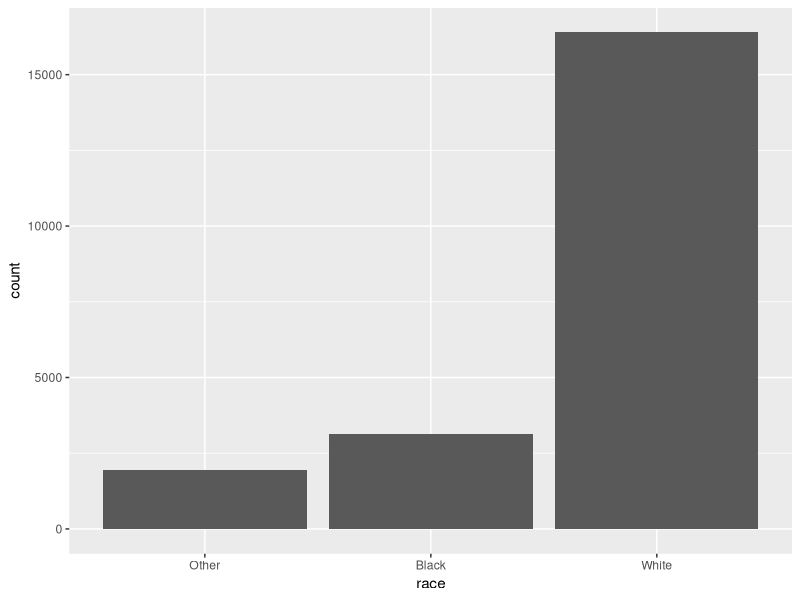
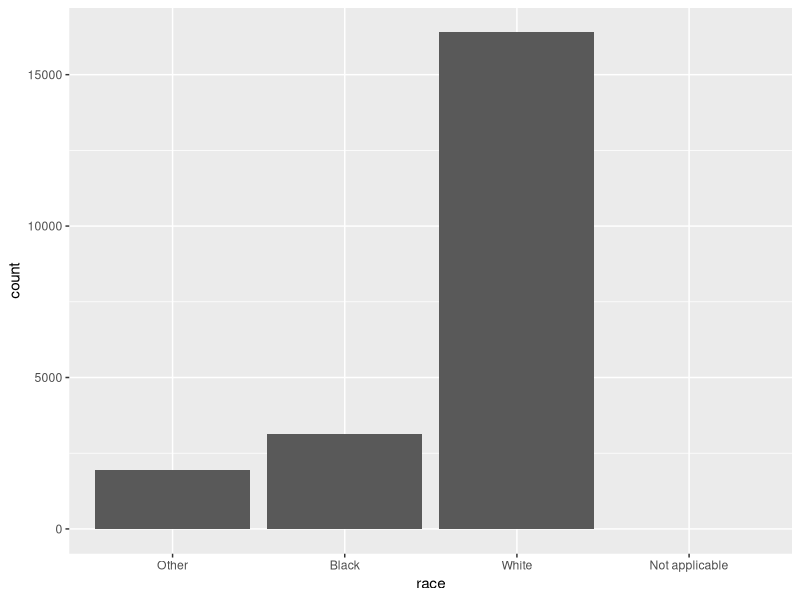
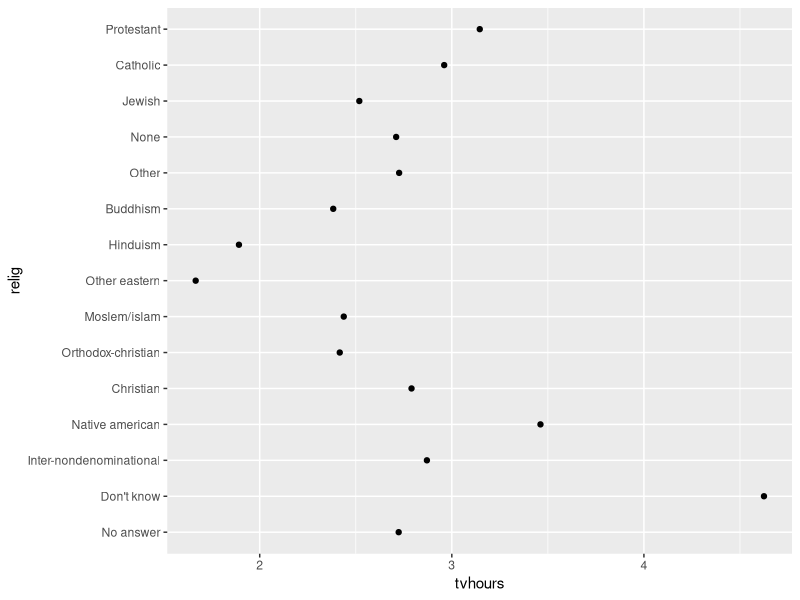
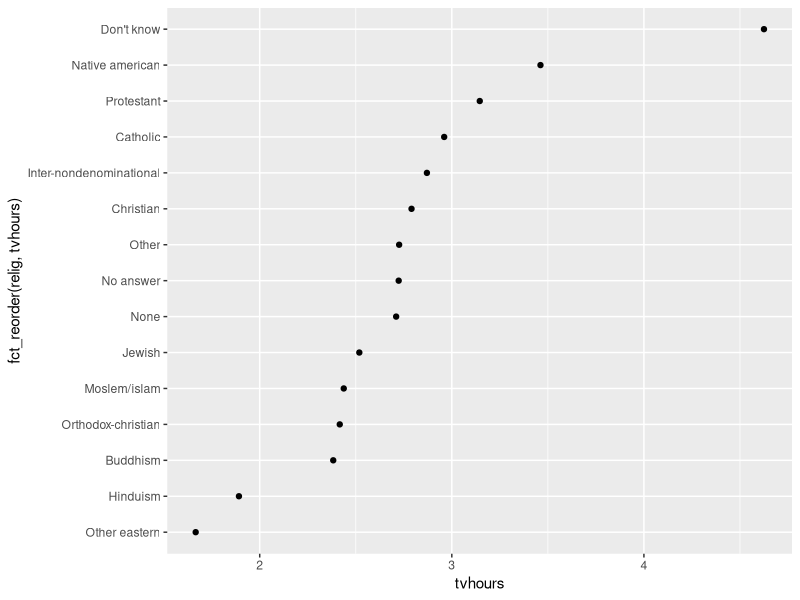
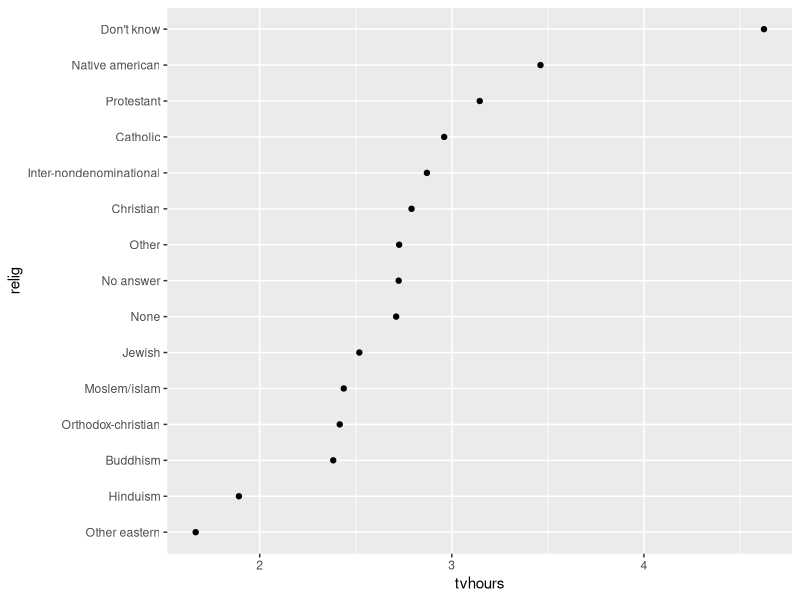
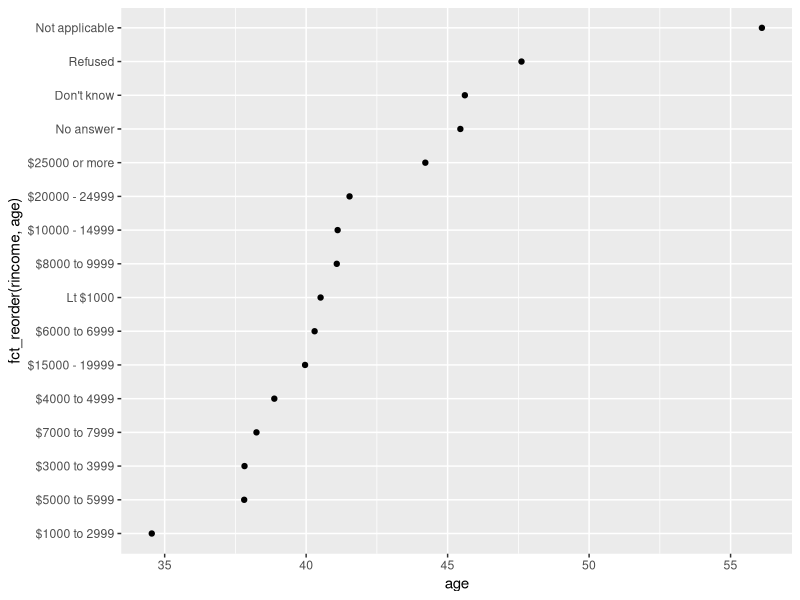
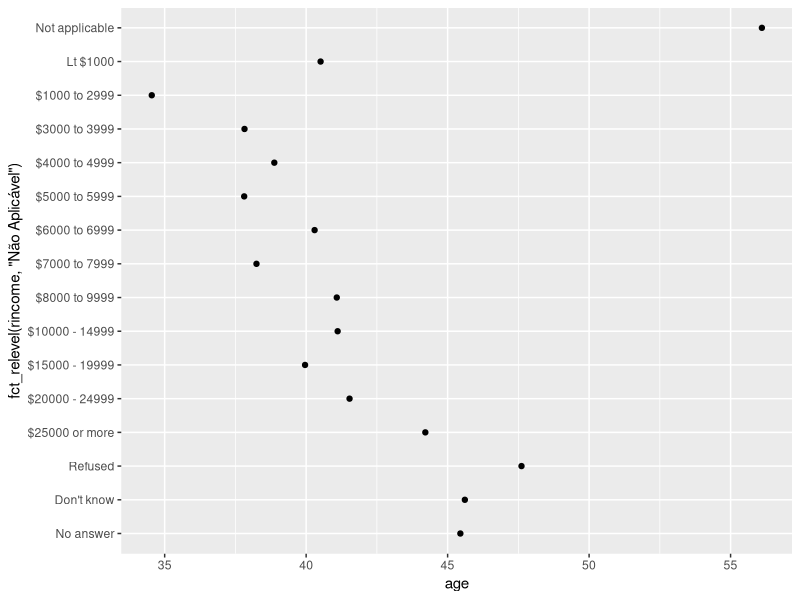
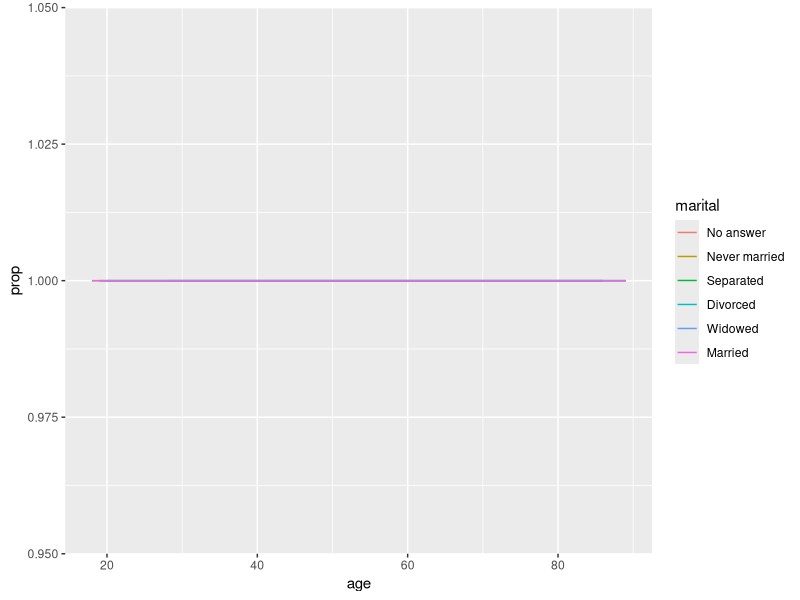

The R source for these figures, in order:
############ INTRODUÇÃO
# Este capítulo apresenta fatores são usados para trabalhar com variáveis
# categóricas, que têm um conjunto fixo e conhecido de valores possíveis.
# Eles também são úteis quando você quer exibir vetores de caracteres em 
# ordem não alfabética.

########## PRÉ-REQUISITOS
# Este capítulo trabalhará com fatores, será usado o pacote fatores, que 
# fornece ferramentas para lidar com variáveis categóricas(e é um anagrama de
# factors!). Forcats não faz parte do núcleo do tidyverse, então será 
# necessário carregá-lo especificamente.

library(tidyverse)
library(forcats)

##### CRIANDO FATORES
# Imagina uma variável que registra o mês

x1 <- c("Dez", "Abr", "Jan", "Mar")

# Usar uma string para registrar essa variável geram dois problemas:
# 1. Há apenas 12 meses possíveis, e não há nada que lhe salve de erros de 
# digitação
x2 <- c("Dez", "Abr", "Jam", "Mar")

# 2. Não dá para ordenar de maneira útil:
sort(x1)

# Pode corrigir ambos os problemas com um fator. Para criar um fator, deve´
# começar criando uma lista dos níveis válidos:
month_levels <- c("Jan", "Fev", "Mar", "Abr", "Mai", "Jun",
                  "Jul", "Ago", "Set", "Out", "Nov", "Dez")

# Agora cria-se um fator:
y1 <- factor(x1, levels = month_levels)
y1
sort(y1)

# E quaisquer valores que não estiverem no conjunto serão sileciosamente 
# convertidos a NA:
y2 <- factor(x2, levels = month_levels)
y2

# se você quiser um erro, pode usar readr::parse_factor():
y2 <- parse_factor(x2, levels = month_levels)

# Se você omitir os níveis, eles serão retirados dos dados em ordem alfabética:
factor(x1)

# As vezes vai preferir que a ordem dos níveis combine com a ordem da primeira
# aparição nos dados. É possível fazer isso ao criar o fator configurando os
# níveis como unique(x), ou depois do fator, fct_inorder():
f1 <- factor(x1, levels = unique(x1))
f1

f2 <- x1 %>% factor() %>% fct_inorder()
f2

# Se algum dia precisar acessar diretamente o conjunto de níveis válidos, 
# poderá fazer isso com levels()
levels(f2)

########### GENERAL SOCIAL SURVEY
# A pesquisa tem milhares de perguntas, então co_m o gss_cat segue alguns 
# desafios comuns que encotrará ao trabalhar com fatores:
gss_cat

# Lembre-se já que esse conjuntos de dados é fornecido por um pacote, pode 
# obter mais informações sobre as variáveis com o ?gss_cat

# Quando os fatores são armazenados em um tibble, não é possível ver tão 
# facilmente seus níveis. Uma maneira de vê-los é com count():
gss_cat %>%
  count(race)

# Ou com gráfico de barras:
ggplot(gss_cat, aes(race)) + 
  geom_bar()

# Por padrão o ggplot2 deixará de lado os níveis que não têm nenhum valor.
# Pode forçar sua exibição com:
ggplot(gss_cat, aes(race)) +
  geom_bar() +
  scale_x_discrete(drop = FALSE)

# Esses níveis representam valores válidos que simplesmente não ocorrem 
# nesse conjunto de dados. Infelizmente, o dplyr não tem uma opção drop, mas 
# terá no futuro.
# Ao trabalhar com fatores, as duas operações mais comuns são mudar a ordem
# dos níveis e alterar os valores dos níveis.

#### MODIFICANDO A ORDEM DOS FATORES
# Muitas vezes é útil mudar a ordem dos níveis dos fatores em uma visualização
# Por exemplo, Imagine que queira explorar o número médio de horas por dia
# passadas assistindo TV entre as religiões:
relig <- gss_cat %>%
  group_by(relig) %>%
  summarize(
    age = mean(age, na.rm = TRUE),
    tvhours = mean(tvhours, na.rm = TRUE),
    n = n()
  )
ggplot(relig, aes(tvhours, relig)) + geom_point()

# Díficil interpretar esse gráfico, porque não há um padrão geral. Podemos
# melhorá-lo reordenando os níveis de relig usando fct_reorder(). 
# A fct_reorder() recebe três argumentos:
# * f => o fator cujos níveis você quer modificar.
# * x => um vetor numérico para reordenar os níveis.
# Opcionalmente, fun, uma função que é usada se houver múltiplos valores
# de x para cada valor de f. O valor padrão é median.
ggplot(relig, aes(tvhours, fct_reorder(relig, tvhours))) +
  geom_point()

# Reordenar as religiões facilita muito visualizar que as pessoas na 
# categoria "Don't Know" assistem muito mais TV, e que o Hinduísmo e outras
# religiões orientais assistem bem menos.

# A medida que você começa a fazer transformações mais complicadas, é 
# recomendável movê-las do aes() e colocá-las em um passo mutate() separado.
# Por exemplo, poderia reescrever o gráfico anterior como:
relig %>%
  mutate(relig = fct_reorder(relig, tvhours)) %>%
  ggplot(aes(tvhours, relig)) +
  geom_point()

# E se criássemos um gráfico similar observando como a média de idade varia
# pelo nível de renda relatado?

rincome_summary <- gss_cat %>%
  group_by(rincome) %>%
  summarize(
    age = mean(age, na.rm = TRUE),
    tvhours = mean(tvhours, na.rm = TRUE),
    n = n()
  )

ggplot(rincome_summary, aes(age, fct_reorder(rincome, age))) + geom_point()

# Aqui, reordenar os níveis arbitariamente não é uma boa idéia! Isso porque
# rincome_summary já tem uma ordem consistente com a qual não devemos mexer.
# Reserve fct_reorder() para fatores cujos níveis sejam arbitariamente 
# ordenados.

# No entanto, faz sentido colocar "Not applicable" na frente dos outros 
# Níveis especiais. Você pode usar fct_relevel(). Ela pega um fator, f, e
# depois qualquer número de niveis que você queira mover para a frente da 
# fila.
ggplot(
  rincome_summary, aes(age, fct_relevel(rincome, "Não Aplicável"))) + 
  geom_point()

# Por que vocẽ acha que a idade média para "Não Aplicável" é tão alta?
# Outro tipo de reordenação é útil quando você está colorindo as linhas
# de um gráfico. A fct_reorder2() reordena o fator pelos valores y associados
# com os maiores valores x. Isso facilita a leitura do gráfico porque as
# cores das linhas se alinham com a legenda:
by_age <- gss_cat %>%
  filter(!is.na(age)) %>%
  group_by(age, marital) %>%
  count() %>%
  mutate(prop = n / sum(n))

ggplot(by_age, aes(age, prop, color = marital)) +
  geom_line(na.rm = TRUE)

ggplot(by_age, aes(age, prop, color = fct_reorder2(marital, age, prop))) + 
         geom_line() + labs(color = "marital")

# Finalmente, para gráficos de barra, pode usar o fct_infreq() para ordenar
# os níveis em frequência crescente esse é o tipo mais simples de reordenação
# porque não precisa de nenhuma variável extra. Poderá combinar com fct_rev()
gss_cat %>%
  mutate(marital = marital %>% fct_infreq() %>% fct_rev()) %>%
  ggplot(aes(marital)) + geom_bar()

###### MODIFICANDO NÍVEIS DE FATORES
##  Mais poderosos do que mudar as ordens dos níveis é mudar seus valores
# Isso permite que esclareça legendas para publicação e colapse níveis para
# exibições de alto nível. A ferramenta geral e poderosa é fct_recode(). Ela
# permite recodificar, ou mudar, o valor de cada nível. Por exemplo veja
# gss_cat$partyid:
gss_cat %>% count(partyid)

# Os níveiss são curtos e inconsistentes. Vamos ajustá-los para que sejam 
# mais longos e usem uma construção paralela:
gss_cat %>%
  mutate(partyid = fct_recode(partyid,
     "Republican, strong"    = "Strong republican", 
     "Republican, weak"      = "Not str republican", 
     "Independent, near rep" = "Ind,near rep", 
     "Independent, near dem" = "Ind,near dem", 
     "Democrat, weak"        = "Not str democrat", 
     "Democrat, strong"      = "Strong democrat"
  )) %>%
  count(partyid)

# fct_recode() deixará os níveis que não são explicitamente mencionados como
# estão e os avisará se você se referir acidentalmente a um nível que não
# existe.

# Para combinar grupos, você pode atribuir múltiplos níveis antigos ao mesmo
# ao mesmo nível novo:
gss_cat %>%
  mutate(partyid = fct_recode(partyid,
                              "Republican, strong"    = "Strong republican", 
                              "Republican, weak"      = "Not str republican", 
                              "Independent, near rep" = "Ind,near rep", 
                              "Independent, near dem" = "Ind,near dem", 
                              "Democrat, weak"        = "Not str democrat", 
                              "Democrat, strong"      = "Strong democrat",
                              "Other"                 = "No answer",
                              "Other"                 = "Don't know", 
                              "Other"                 = "Other party"
  )) %>%
  count(partyid)

# Essa técnica deve ser usada com cuidado: se agrupar categorias que sejam 
# realmente diferentes, acabará com resultados enganadores.

# Se quiser colapsar vários níveis, fct_collapse() é uma variante útil de 
# fct_recode(). Para cada nova variável, pode fornecer um vetor de níveis
# antigos:
gss_cat %>%
  mutate(partyid = fct_collapse(partyid, 
      other = c("No answer", "Don't know", "Other party"),
      rep = c("Strong republican", "Not str republican"), 
      ind = c("Ind,near rep", "Independent", "Ind,near dem"),
      dem = c("Not str democrat", "Strong democrat")
  )) %>%
  count(partyid)

# As vezes só quer juntar todos os grupos pequenos para simplificar um 
# gráfico ou tabela. Esse é um trabalho para fct_lump():
gss_cat %>%
  mutate(relig = fct_lump(relig)) %>%
  count(relig)

# O comportamento padrão é juntar progressivamente os grupos pequenos, 
# garantindo que o agregado ainda seja o menor grupo. Neste caso, não é muito
# útil: é verdade que a maioria dos norte-americanos nessa pesquisa são 
# protestantes, mas provavelmente colapsamos demais.

# Em vez disso, queremos usar o parâmetro n para especificar quantos grupos
# (excluindo outros) queremos manter:
gss_cat %>%
  mutate(relig = fct_lump(relig, n = 10)) %>%
  count(relig, sort = TRUE) %>%
  print(n = Inf)

